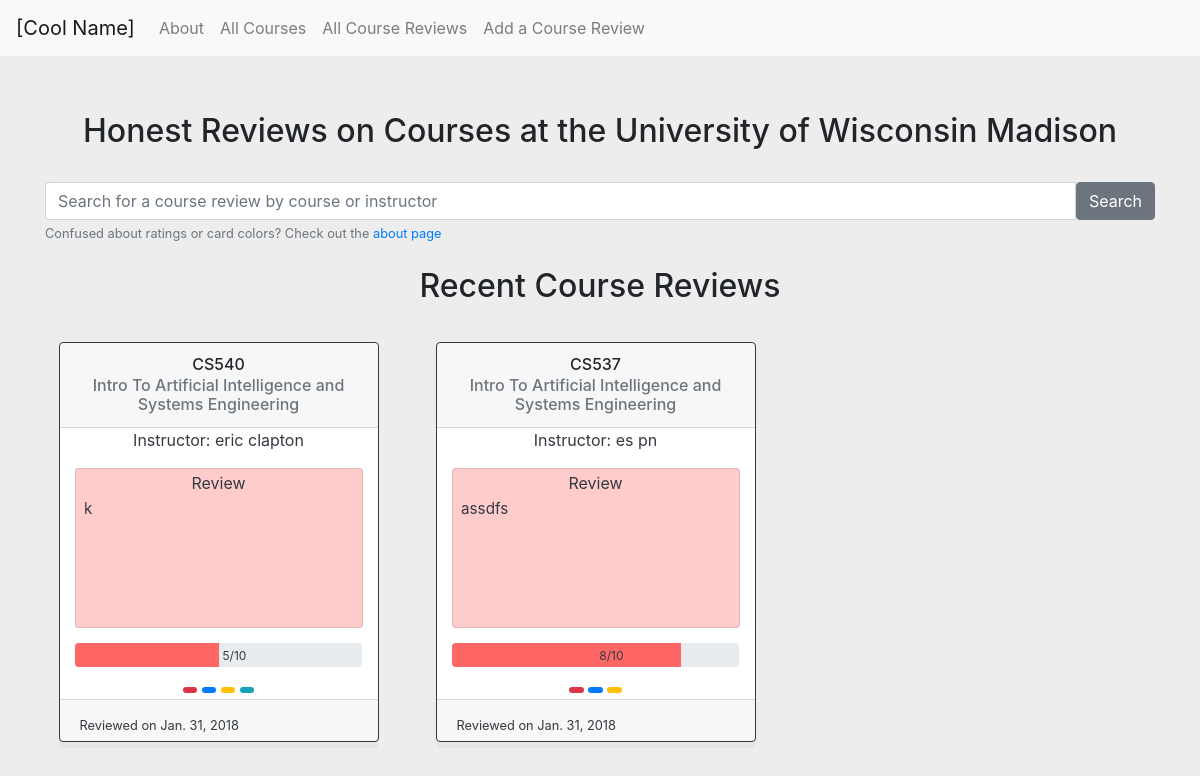
The app's page /, older data.
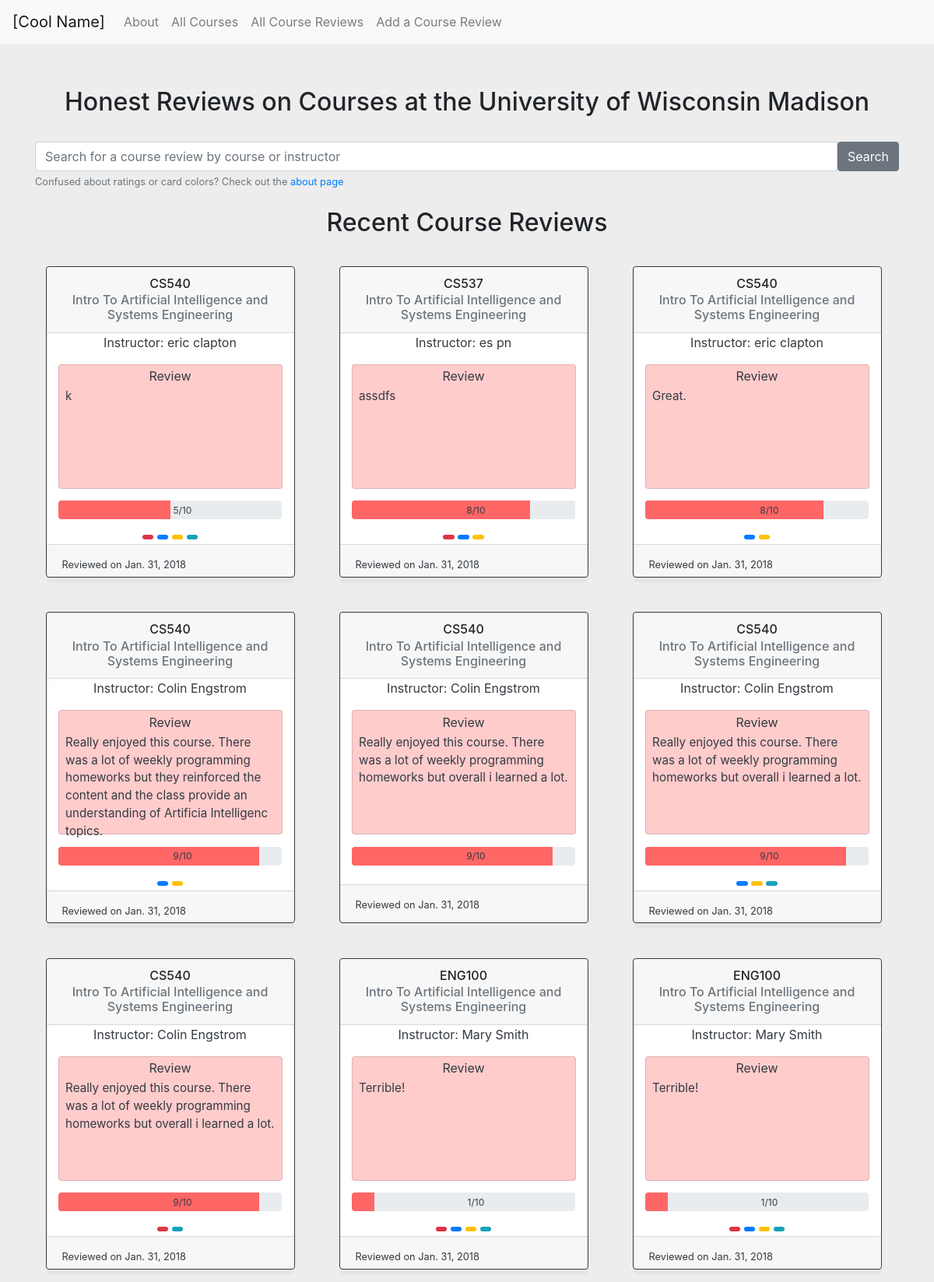
The same page, newer data.
### course/models.py (models this page shows)
class CourseReview(models.Model):
	courseDepartment = models.CharField(max_length=3)
	courseNumber = models.CharField(max_length=3)
	reviewId = models.AutoField(primary_key=True)
	instructorId = models.ForeignKey(Instructor, on_delete = models.CASCADE)
	courseReviewTagId = models.ForeignKey(CourseReviewTag, on_delete = models.CASCADE)
	review = models.CharField(max_length=50)
	rating = models.IntegerField()
	reviewDate = models.DateField()
	def rating_percentage(self):
	   	return self.rating * 10

class Instructor(models.Model):
	instructorId = models.AutoField(primary_key=True)
	firstName = models.CharField(max_length=20)
	lastName = models.CharField(max_length=20)

### course/views.py (the view)
# urls.py: url(r'^$', views.homepage, name='homepage'),
def homepage(request):
    course_reviews = CourseReview.objects.all().order_by('reviewDate')[:9]
    argumentList = modal_form(request)
    return render(request, 'homepage.html', {'form':argumentList[0],'courses':argumentList[1],'instructors':argumentList[2],'course_reviews':course_reviews})

### course/views.py (called while the page is built, shortened)
def modal_form(request):
    if request.method == 'GET':
        form = AddCourseReviewForm(auto_id=True)
        courses = Course.objects.all()
        instructors = Instructor.objects.all()
        argumentList = [form, courses, instructors]
        print(argumentList)
        return argumentList # 'courses': courses, 'instructors': instructors})

### templates/homepage.html (shortened to what this page needs)
{% extends 'index.html' %}
{% block content %}
<div class="container">
	<h2 class="homepage-text">Honest Reviews on Courses at the University of Wisconsin Madison</h2>
</div>
<br>
<div class="container">
	<div class="row">
	  <div class="container">
	  	<form method="get" action="/search/" role="search">
		    <div class="input-group">
		      <input type="text" class="form-control" placeholder="Search for a course review by course or instructor" name="searchbox">
		      <span class="input-group-btn">
		        <button value="Search" type="text" id="search-submit" class="btn btn-secondary">Search</a>
		      </span>
		    </div>
	        <small id="help" class="form-text text-muted">Confused about ratings or card colors? Check out the <a href="{% url 'about' %}">about page</a> </small>
		</form>
	  </div>
	</div>
</div>
<br>
<div class="container">
	<h2>Recent Course Reviews</h2>
	<div class="card-deck">
	{% for course in course_reviews %}
	    <div class="card border-dark mb-3 color{{course.rating}}" id="card_box">
	    	<div class="card-header">
		    	    <h6 >{{course.courseDepartment}}{{course.courseNumber}}</h6>
					<h6 class="card-subtitle text-muted">Intro To Artificial Intelligence and Systems Engineering</h6>
	    	</div>
		    <div class="card-body text-dark" data-toggle="modal" data-target=".review-{{course.reviewId}}">
		        <p class="card-text">Instructor: {{course.instructorId.firstName}} {{course.instructorId.lastName}}</p>
		        <div class="card review-card">
			        <p class="review-title">Review</p>
			        <p class="review-text">{{course.review}}</p>
		        </div>
		    	<div class="progress">
					<div class="progress-bar" role="progressbar" style="width: {{course.rating_percentage}}%;" aria-valuenow="" aria-valuemin="0" aria-valuemax="10">
					</div>
					<span>{{course.rating}}/10</span>
			    </div>
			    <div class="course-tags-card">
			        {% if course.courseReviewTagId.weedOutCourse == 1 %}
				        <span class="badge badge-pill badge-danger"> </span>
			        {% endif %}
					{% if course.courseReviewTagId.interestingContent == 1 %}
				        <span class="badge badge-pill badge-primary"> </span>
			        {% endif %}
			        {% if course.courseReviewTagId.lotsOfHomework == 1 %}
				        <span class="badge badge-pill badge-warning"> </span>
			        {% endif %}
					{% if course.courseReviewTagId.mandatoryAttendance == 1 %}
				        <span class="badge badge-pill badge-info"> </span>
			        {% endif %}
		    	</div>
		    </div>
		    <div class="card-footer">
		      <small class="text-dark">Reviewed on {{course.reviewDate}}</small>
		    </div>
		</div>
	{% endfor %}
	</div>
</div>
{% endblock %}

Row changes from the older to the newer data that the page shows:
added CourseReview: courseDepartment "CS", courseNumber "540", instructorId.firstName "eric", instructorId.lastName "clapton", review "Great.", rating "8", reviewDate "Jan. 31, 2018"
added CourseReview: courseDepartment "CS", courseNumber "540", instructorId.firstName "Colin", instructorId.lastName "Engstrom", review "Really enjoyed this course. There was a lot of weekly programming homeworks but they reinforced the content and the class provide an understanding of Artificia Intelligenc topics.", rating "9", reviewDate "Jan. 31, 2018"
added CourseReview: courseDepartment "CS", courseNumber "540", instructorId.firstName "Colin", instructorId.lastName "Engstrom", review "Really enjoyed this course. There was a lot of weekly programming homeworks but overall i learned a lot.", rating "9", reviewDate "Jan. 31, 2018"
added CourseReview: courseDepartment "CS", courseNumber "540", instructorId.firstName "Colin", instructorId.lastName "Engstrom", review "Really enjoyed this course. There was a lot of weekly programming homeworks but overall i learned a lot.", rating "9", reviewDate "Jan. 31, 2018"
added CourseReview: courseDepartment "CS", courseNumber "540", instructorId.firstName "Colin", instructorId.lastName "Engstrom", review "Really enjoyed this course. There was a lot of weekly programming homeworks but overall i learned a lot.", rating "9", reviewDate "Jan. 31, 2018"
added CourseReview: courseDepartment "ENG", courseNumber "100", instructorId.firstName "Mary", instructorId.lastName "Smith", review "Terrible!", rating "1", reviewDate "Jan. 31, 2018"
added CourseReview: courseDepartment "ENG", courseNumber "100", instructorId.firstName "Mary", instructorId.lastName "Smith", review "Terrible!", rating "1", reviewDate "Jan. 31, 2018"
